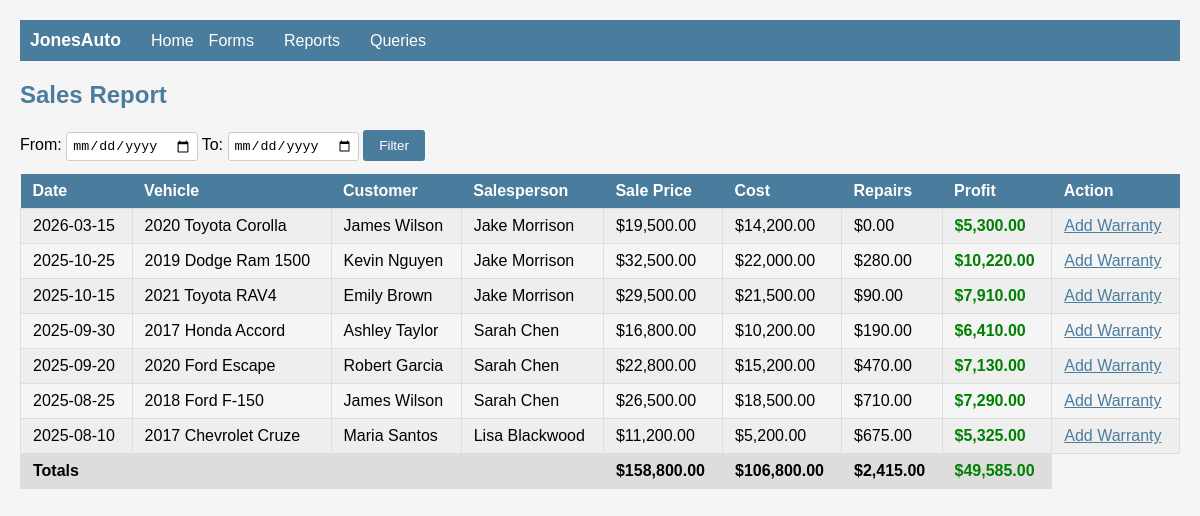
/reports/sales_report.php, run on the app's committed database.
### tables this page shows
CREATE TABLE sales (
    sale_id INT AUTO_INCREMENT PRIMARY KEY,
    vehicle_id INT NOT NULL,
    customer_id INT NOT NULL,
    employee_id INT NOT NULL,
    sale_date DATE NOT NULL,
    total_due DECIMAL(10,2),
    down_payment DECIMAL(10,2),
    financed_amount DECIMAL(10,2),
    sale_price DECIMAL(10,2),
    commission DECIMAL(10,2),
    is_active TINYINT(1) DEFAULT 1,
    FOREIGN KEY (vehicle_id) REFERENCES vehicles(vehicle_id),
    FOREIGN KEY (customer_id) REFERENCES customers(customer_id),
    FOREIGN KEY (employee_id) REFERENCES employees(employee_id)
);

CREATE TABLE vehicles (
    vehicle_id INT AUTO_INCREMENT PRIMARY KEY,
    make VARCHAR(50) NOT NULL,
    model VARCHAR(50) NOT NULL,
    year INT NOT NULL,
    color VARCHAR(30),
    miles INT,
    condition_desc VARCHAR(50),
    book_price DECIMAL(10,2),
    style VARCHAR(30),
    interior_color VARCHAR(30),
    status VARCHAR(20) DEFAULT 'available',
    is_active TINYINT(1) DEFAULT 1
);

### reports/sales_report.php (the view, shortened to what this page needs)
<?php
include '../config.php';
$date_from = isset($_GET['date_from']) ? $_GET['date_from'] : '';
$date_to = isset($_GET['date_to']) ? $_GET['date_to'] : '';
?>
<!DOCTYPE html>
<html>
<head>
    <link rel="stylesheet" href="../style.css">
</head>
<body>
<?php $nav_prefix = '../'; include '../nav.php'; ?>
<h2>Sales Report</h2>
<form method="GET">
    <label>From:</label>
    <input type="date" name="date_from" value="<?php echo $date_from; ?>">
    <label>To:</label>
    <input type="date" name="date_to" value="<?php echo $date_to; ?>">
    <input type="submit" value="Filter">
</form>
<?php
$sql = "SELECT s.*, v.make, v.model, v.year, CONCAT(c.first_name, ' ', c.last_name) as customer_name, CONCAT(e.first_name, ' ', e.last_name) as salesperson, p.price_paid, (SELECT COALESCE(SUM(r.actual_cost), 0) FROM repairs r WHERE r.purchase_id = p.purchase_id) as repair_costs, (s.sale_price - p.price_paid - (SELECT COALESCE(SUM(r.actual_cost), 0) FROM repairs r WHERE r.purchase_id = p.purchase_id)) as profit FROM sales s JOIN vehicles v ON s.vehicle_id = v.vehicle_id JOIN customers c ON s.customer_id = c.customer_id JOIN employees e ON s.employee_id = e.employee_id JOIN purchases p ON v.vehicle_id = p.vehicle_id WHERE s.is_active = 1";
$sql .= " ORDER BY s.sale_date DESC";
$result = mysqli_query($conn, $sql);
$total_sales = 0;
$total_cost = 0;
$total_repairs = 0;
$total_profit = 0;
?>
<table>
    <tr>
        <th>Date</th>
        <th>Vehicle</th>
        <th>Customer</th>
        <th>Salesperson</th>
        <th>Sale Price</th>
        <th>Cost</th>
        <th>Repairs</th>
        <th>Profit</th>
        <th>Action</th>
    </tr>
    <?php while ($row = mysqli_fetch_assoc($result)) {
        $profit = $row['profit'];
        $color = ($profit > 0) ? 'green' : 'red';
        $total_sales += $row['sale_price'];
        $total_cost += $row['price_paid'];
        $total_repairs += $row['repair_costs'];
        $total_profit += $profit;
    ?>
    <tr>
        <td><?php echo $row['sale_date']; ?></td>
        <td><?php echo $row['year'] . ' ' . $row['make'] . ' ' . $row['model']; ?></td>
        <td><?php echo $row['customer_name']; ?></td>
        <td><?php echo $row['salesperson']; ?></td>
        <td>$<?php echo number_format($row['sale_price'], 2); ?></td>
        <td>$<?php echo number_format($row['price_paid'], 2); ?></td>
        <td>$<?php echo number_format($row['repair_costs'], 2); ?></td>
        <td style="color: <?php echo $color; ?>; font-weight: bold;">$<?php echo number_format($profit, 2); ?></td>
        <td><a href="../forms/warranty_form.php?sale_id=<?php echo $row['sale_id']; ?>">Add Warranty</a></td>
    </tr>
    <?php } ?>
    <tr style="font-weight: bold; background-color: #ddd;">
        <td colspan="4">Totals</td>
        <td>$<?php echo number_format($total_sales, 2); ?></td>
        <td>$<?php echo number_format($total_cost, 2); ?></td>
        <td>$<?php echo number_format($total_repairs, 2); ?></td>
        <td style="color: <?php echo ($total_profit > 0) ? 'green' : 'red'; ?>; font-weight: bold;">$<?php echo number_format($total_profit, 2); ?></td>
    </tr>
</table>
</body>
</html>

### style.css (style rules this page uses)
body { font-family: Arial, sans-serif; margin: 20px; background-color: #f5f5f5; }
h1, h2, h3 { color: #4a7c9e; }
a { color: #4a7c9e; }
table { border-collapse: collapse; margin: 10px 0; }
th { background-color: #4a7c9e; color: white; padding: 8px 12px; text-align: left; }
td { padding: 8px 12px; border: 1px solid #ddd; }
tr:nth-child(even) { background-color: #eee; }
input[type="text"], input[type="number"], input[type="date"], select, textarea { padding: 5px; margin: 3px 0; border: 1px solid #ccc; border-radius: 3px; }
input[type="submit"] { background-color: #4a7c9e; color: white; padding: 8px 16px; border: none; border-radius: 3px; cursor: pointer; }
table { width: 100%; }

### data on the page
sales: sale_date "2026-03-15", vehicle.year "2020", vehicle.make "Toyota", vehicle.model "Corolla", customer_name "James Wilson", salesperson "Jake Morrison", sale_price "19,500.00", price_paid "14,200.00", repair_costs "0.00", profit "5,300.00"
sales: sale_date "2025-10-25", vehicle.year "2019", vehicle.make "Dodge", vehicle.model "Ram 1500", customer_name "Kevin Nguyen", salesperson "Jake Morrison", sale_price "32,500.00", price_paid "22,000.00", repair_costs "280.00", profit "10,220.00"
sales: sale_date "2025-10-15", vehicle.year "2021", vehicle.make "Toyota", vehicle.model "RAV4", customer_name "Emily Brown", salesperson "Jake Morrison", sale_price "29,500.00", price_paid "21,500.00", repair_costs "90.00", profit "7,910.00"
sales: sale_date "2025-09-30", vehicle.year "2017", vehicle.make "Honda", vehicle.model "Accord", customer_name "Ashley Taylor", salesperson "Sarah Chen", sale_price "16,800.00", price_paid "10,200.00", repair_costs "190.00", profit "6,410.00"
sales: sale_date "2025-09-20", vehicle.year "2020", vehicle.make "Ford", vehicle.model "Escape", customer_name "Robert Garcia", salesperson "Sarah Chen", sale_price "22,800.00", price_paid "15,200.00", repair_costs "470.00", profit "7,130.00"
sales: sale_date "2025-08-25", vehicle.year "2018", vehicle.make "Ford", vehicle.model "F-150", customer_name "James Wilson", salesperson "Sarah Chen", sale_price "26,500.00", price_paid "18,500.00", repair_costs "710.00", profit "7,290.00"
sales: sale_date "2025-08-10", vehicle.year "2017", vehicle.make "Chevrolet", vehicle.model "Cruze", customer_name "Maria Santos", salesperson "Lisa Blackwood", sale_price "11,200.00", price_paid "5,200.00", repair_costs "675.00", profit "5,325.00"

### other printed values
$total_sales "158,800.00"
$total_cost "106,800.00"
$total_repairs "2,415.00"
$total_profit "49,585.00"
